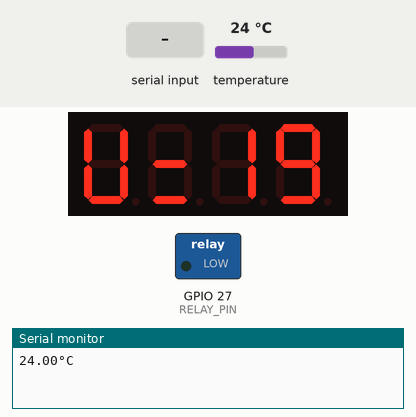
Simulated run of this sketch. Board: ESP32. Parts: 4-digit seven-segment display, switched loads named in the sketch (green lamp = pin HIGH), the last lines printed to the serial monitor. The inputs (shaded band) are chosen by the test bench; at power-on: temperature 24 °C. Nothing arrives over Bluetooth unless stated.

Above: at 9.0 s.
At 12.4 s:
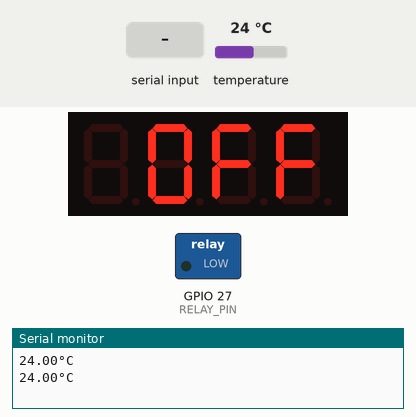
12.5 s: temperature set to 21.8 °C
At 26.3 s:
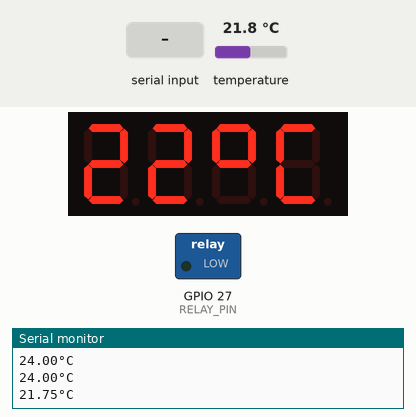
26.5 s: temperature set to 20.4 °C
At 34.4 s:
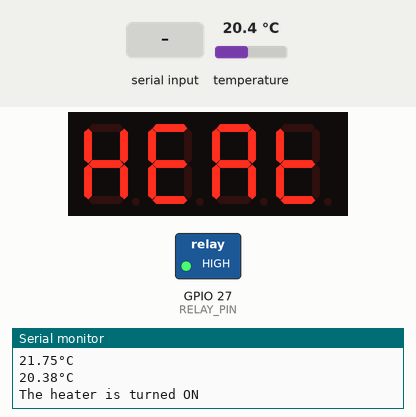
40.5 s: "RESET" received over the second serial link
At 52.3 s:
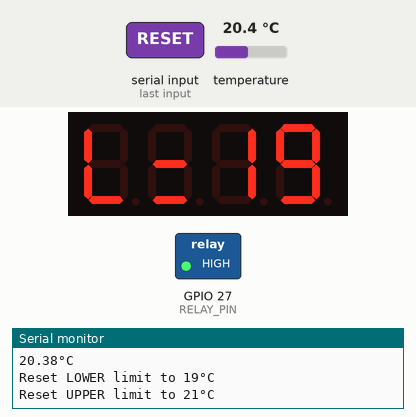
54.5 s: temperature set to 21.8 °C
At 62.8 s:
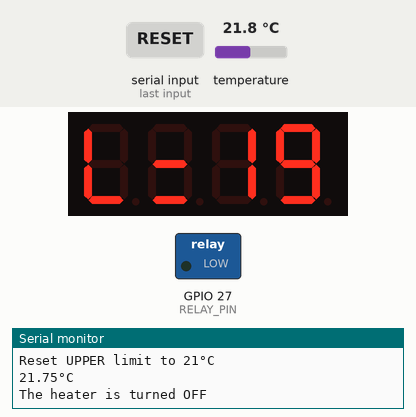
63.2 s: "ON" received over the second serial link
71.9 s: "U" received over the second serial link
Timing chart, 0 to 74.9 s (numbered marks = the images above; inputs shaded):
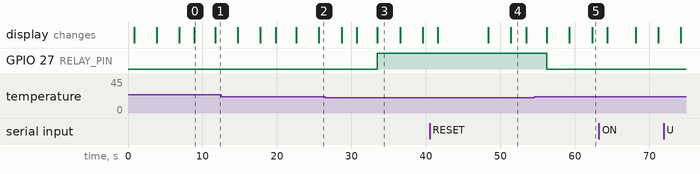

The sketch:

DS18B20.ino
```cpp
#include <OneWire.h>
#include <DallasTemperature.h>
#include <BluetoothSerial.h>
#include <TM1637Display.h>

int TEMP_THRESHOLD_UPPER = 19; // upper threshold of temperature, change to your desire value
int TEMP_THRESHOLD_LOWER = 21; // lower threshold of temperature, change to your desire value
String HEATER_STATUS = "OFF";

const int CLK = 18;         // Set the CLK pin connection to the display
const int DIO = 19;         // Set the DIO pin connection to the display
const int RELAY_PIN = 27;   // ESP32 pin connected to relay KY-019 of EZ-Delivery
const int oneWireBus = 21;  // GPIO 21 pin is used to read the data from the DS18B20 (yellow wire)


OneWire oneWire(oneWireBus); // Setup a oneWire instance to communicate with any OneWire DS18B20
DallasTemperature sensors(&oneWire); // Pass our oneWire reference to Dallas Temperature sensor

BluetoothSerial SerialBT;

// https://www.makerguides.com/tm1637-arduino-tutorial/
TM1637Display display(CLK, DIO); //set up the 4-Digit Display.
// Create degree Celsius symbol:
const uint8_t celsius[] = {
  SEG_A | SEG_B | SEG_F | SEG_G,  // Circle
  SEG_A | SEG_D | SEG_E | SEG_F   // C
};

const uint8_t HEAT[] = {
  SEG_B | SEG_C | SEG_E | SEG_F | SEG_G, // H
  SEG_A | SEG_D | SEG_E | SEG_F | SEG_G, // E
  SEG_A | SEG_B | SEG_C | SEG_E | SEG_F | SEG_G, // A
  SEG_D | SEG_E | SEG_F | SEG_G   // T
};

const uint8_t OFF[] = {
  SEG_A | SEG_B | SEG_C | SEG_D | SEG_E | SEG_F, // O
  SEG_A | SEG_E | SEG_F | SEG_G, // F
  SEG_A | SEG_E | SEG_F | SEG_G // F
};

const uint8_t UPPER[] = {
  SEG_B | SEG_C | SEG_D | SEG_E | SEG_F, // U
  SEG_D | SEG_G // =
};

const uint8_t LOWER[] = {
  SEG_D | SEG_E | SEG_F, // L
  SEG_D | SEG_G // =
};


void setup() {
  Serial.begin(9600); // Start the Serial Monitor
  SerialBT.begin("ESP32klimaatkamer"); //Bluetooth device name
  display.setBrightness(1); //set the TM1637 diplay to maximum brightness = 0x0a
  sensors.begin(); // Start the DS18B20 sensor
  pinMode(RELAY_PIN, OUTPUT);
}

void myprint(String str) {
  SerialBT.println(str);
  Serial.println(str);

}

void help() {
  myprint("[u23], set upper limit to 23°C");
  myprint("[l20], set lower limit to 20°C");
  myprint("[limits], show current limits and relay status");
  myprint("[status], show current limits and relay status");
  myprint("[relay], show current limits and relay status");
  myprint("[reset], reset upper and lower limit");
  myprint("[help], print this help");
  myprint("input is not case sensitive");
  myprint("Script written by Anne de Jong");
}

void Limits() {
  myprint("Current LOWER limit = "+String(TEMP_THRESHOLD_LOWER)+ "°C");
  myprint("Current UPPER limit = "+String(TEMP_THRESHOLD_UPPER)+ "°C");
  if (HEATER_STATUS == "ON") {
     myprint("The heater is turned ON"); }
  else {myprint("The heater is turned OFF");}
}

void ResetLimits() {
  TEMP_THRESHOLD_UPPER = 21;
  TEMP_THRESHOLD_LOWER = 19;
  myprint("Reset LOWER limit to "+String(TEMP_THRESHOLD_LOWER)+ "°C");
  myprint("Reset UPPER limit to "+String(TEMP_THRESHOLD_UPPER)+ "°C");

}

void SetNewLimits(String NewTemp) {
    NewTemp.toUpperCase();
    Serial.println(NewTemp);
    if(NewTemp.indexOf("U") == 0 ) {   // e.g., u33
      NewTemp.remove(0,1);
      int TempVal = NewTemp.toInt();
      if (TempVal!=0 && TempVal>TEMP_THRESHOLD_LOWER) {
          myprint("New UPPER limit = "+String(TempVal)+ "°C");
          TEMP_THRESHOLD_UPPER = TempVal;
        } else {
          myprint("ERROR: UPPER should be higher than LOWER limit") ;
        }
    }
    if(NewTemp.indexOf("L") == 0 ) {   // e.g., L28
      NewTemp.remove(0,1);
      int TempVal = NewTemp.toInt();
      if (TempVal!=0 && TempVal<TEMP_THRESHOLD_UPPER) {
        myprint("New LOWER limit = "+String(TempVal)+ "°C");
        TEMP_THRESHOLD_LOWER = TempVal;
        } else {
          myprint("ERROR: UPPER should be higher than LOWER limit") ;
        }
     }
}


void loop() {
  // read the temperature
  sensors.requestTemperatures();
  float temperature = sensors.getTempCByIndex(0);
  myprint(String(temperature)+"°C");

  // send temperature data via Bluetooth
  if (SerialBT.available()) {
    // Read new limits from BT; U or u for Upper L or l for Lower; e.g.,  U33 or L21
    String BTquery=SerialBT.readString();
    BTquery.toUpperCase();
    BTquery.trim();
    if (BTquery == "RESET" ) { ResetLimits(); }
    else if (BTquery == "HELP" ) { help(); }
    else if (BTquery == "LIMITS" | BTquery == "STATUS" | BTquery == "RELAY" ) { Limits(); }
    else { SetNewLimits(BTquery); }
  }

  // Switch relay ON or OFF
  if(temperature < TEMP_THRESHOLD_LOWER){
    if (HEATER_STATUS == "OFF") {myprint("The heater is turned ON"); }
    digitalWrite(RELAY_PIN, HIGH); // turn on
    display.setSegments(HEAT, 4, 0);
    HEATER_STATUS = "ON" ;
  } else if(temperature > TEMP_THRESHOLD_UPPER){
    if (HEATER_STATUS == "ON") {myprint("The heater is turned OFF"); }
    digitalWrite(RELAY_PIN, LOW); // turn OFF
    display.clear();
    display.setSegments(OFF, 3, 1);
    HEATER_STATUS = "OFF" ;
  }
  delay(3000);

  // Show info on the TMP1637 display
  display.showNumberDec(round(temperature), false, 2, 0);
  display.setSegments(celsius, 2, 2);
  delay(3000);
  display.showNumberDec(TEMP_THRESHOLD_LOWER, false, 2, 2);  // number, leading_zeros, length, position
  display.setSegments(LOWER, 2, 0);
  delay(2000);
  display.showNumberDec(TEMP_THRESHOLD_UPPER, false, 2, 2);  // number, leading_zeros, length, position
  display.setSegments(UPPER, 2, 0);
  delay(2000);

}
```

Measured:
- the behaviour switches between 21 and 20.9 °C on temperature (found by bisection; images 2 and 3)
- the behaviour switches between 21 and 21.1 °C on temperature (found by bisection; images 4 and 5)
- after the input at 26.5 s, GPIO 27 (RELAY_PIN): LOW → HIGH after 7.0 s; the display: first differs from a run without the input after 7.0 s (image 3)
- after the input at 54.5 s, GPIO 27 (RELAY_PIN): HIGH → LOW after 1.7 s; the display: first changes after 1.7 s (image 5 shows a later state)
- what the display in image 0 shows lasts 2.8 s, from 8.9 s to 11.7 s
- what the display in image 3 shows lasts 3.0 s, from 33.5 s to 36.5 s
- what the display in image 4 shows lasts 2.0 s, from 51.4 s to 53.4 s
